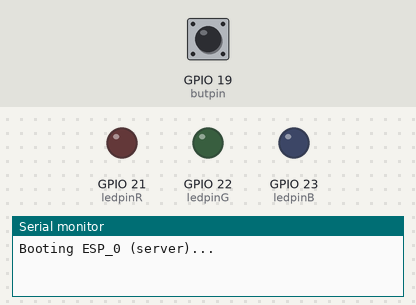
Simulated run of this sketch. Board: ESP32. On the bench: output pins drawn as LEDs (lit = HIGH), the last lines printed to the serial monitor. The test bench sets the inputs (shaded band); at power-on: GPIO 19 (butpin) HIGH. WiFi joins after 1.5 s; servers stay silent unless stated.

Above: at 0.1 s.
At 3.2 s:
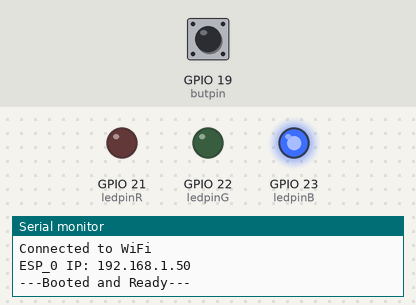
3.3 s: GPIO 19 (butpin) pulled LOW for 0.15 s
At 4.1 s:
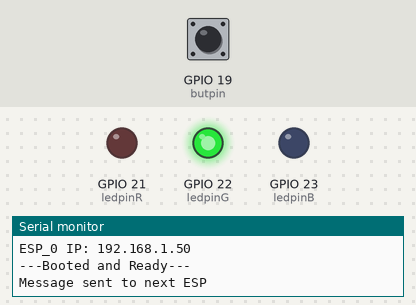
Timing chart, 0 to 6.3 s (numbered marks = the images above; inputs shaded):
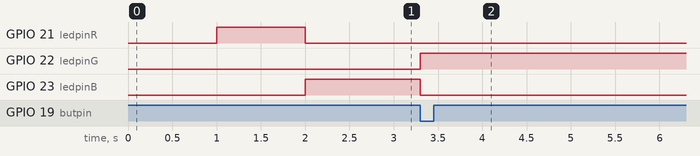

The sketch:

Interactive_holds_ESP_0.ino
```cpp
// ESP_0 Code - FSM-based turn handover with WiFi

// Libraries --------------------------------------
#include <WiFi.h>

// Constants --------------------------------------
#define ledpinR   21 // Red LED - GPIO21
#define ledpinG   22 // Green LED - GPIO22
#define ledpinB   23 // Blue LED - GPIO23
#define butpin    19 // Button    - GPIO19

#define SERVER_PORT 4080
const unsigned long one_second = 1000;
const unsigned long wifiTimeout = 60000;   // 1 minute timeout
const unsigned long debounceDelay = 50;    // Debounce time for button

// WiFi credentials
const char* ssid = "SSID";              // CHANGE TO YOUR WIFI SSID
const char* password = "PASSWORD";      // CHANGE TO YOUR WIFI PASSWORD
const char* nextEspIp = "192.168.***.***"; // CHANGE TO NEXT ESP IP

// WiFi server
WiFiServer TCPserver(SERVER_PORT);

// FSM States --------------------------------------
enum State { HOLD, PRESSED, WAIT };
State currentState = HOLD;

// Variables ---------------------------------------
unsigned long currentMillis = 0;
unsigned long previousMillis = 0;
unsigned long buttonLastDebounce = 0;
unsigned long wifiStartTime = 0;

bool redLEDState = false;
bool lastButtonState = HIGH;
bool buttonHandled = false;

// Functions ---------------------------------------

void setColor(int R, int G, int B) {
  analogWrite(ledpinR, R);
  analogWrite(ledpinG, G);
  analogWrite(ledpinB, B);
}

// Sends a "next" message to the next ESP in sequence
void sendNextMessage() {
  WiFiClient client;
  if (client.connect(nextEspIp, SERVER_PORT)) {
    client.println("next");
    client.stop();
    Serial.println("Message sent to next ESP");
  } else {
    Serial.println("Failed to connect to next ESP");
  }
}

// Setup ------------------------------------------
void setup() {
  Serial.begin(115200);
  Serial.println("Booting ESP_0 (server)...");

  pinMode(ledpinR, OUTPUT);
  pinMode(ledpinG, OUTPUT);
  pinMode(ledpinB, OUTPUT);
  pinMode(butpin, INPUT_PULLUP);

  WiFi.begin(ssid, password);
  wifiStartTime = millis();

  // Blink red while connecting to WiFi
  while (WiFi.status() != WL_CONNECTED) {
    currentMillis = millis();

    if (currentMillis - previousMillis >= one_second) {
      previousMillis = currentMillis;
      redLEDState = !redLEDState;
      Serial.println("Connecting to WiFi...");

      if (redLEDState) {
        setColor(255, 0, 0);
      } else {
        setColor(0, 0, 0);
      }
    }

    if (currentMillis - wifiStartTime >= wifiTimeout) {
      Serial.println("WiFi connection timeout. Restarting...");
      setColor(255, 255, 0); // Yellow
      delay(2000);
      ESP.restart();
    }
  }

  Serial.println("Connected to WiFi");
  Serial.print("ESP_0 IP: ");
  Serial.println(WiFi.localIP());

  TCPserver.begin();
  delay(500);
  Serial.println("---Booted and Ready---");

  setColor(0, 0, 255); // Blue: ESP_0 starts with control
}

// Loop --------------------------------------------
void loop() {
  currentMillis = millis();
  bool buttonState = digitalRead(butpin);

  switch (currentState) {
    case HOLD:
      if (lastButtonState == HIGH && buttonState == LOW && (currentMillis - buttonLastDebounce > debounceDelay)) {
        currentState = PRESSED;
        buttonLastDebounce = currentMillis;
      }
      break;

    case PRESSED:
      setColor(0, 255, 0); // Green: acknowledged
      if (!buttonHandled) {
        sendNextMessage();
        buttonHandled = true;
      }
      currentState = WAIT;
      break;

    case WAIT:
      // Idle until message is received from another ESP
      break;
  }

  lastButtonState = buttonState;

  // Handle incoming TCP messages
  WiFiClient client = TCPserver.available();
  if (client && client.connected()) {
    String message = client.readStringUntil('\n');
    message.trim();
    if (message == "next") {
      Serial.println("Received 'next' message");
      currentState = HOLD;
      buttonHandled = false;
      setColor(0, 0, 255); // Blue: ESP_0 has control again
    }
    client.stop();
  }
}
```

Measured:
- after the input at 3.3 s, GPIO 22 (ledpinG): LOW → HIGH at once; GPIO 23 (ledpinB): HIGH → LOW at once
